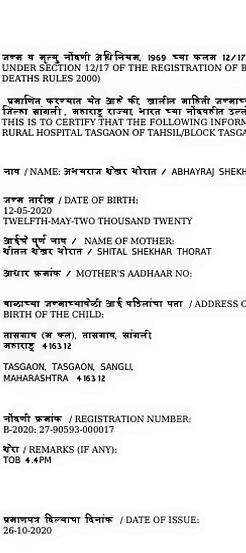
#> input picture backend/restored_qr_photo_512x512.jpg, 246 x 553 px
$ python -i test_card_isolation.py   (imports and definitions only)
#> lines starting #> are read from the running program, lines starting #| are printed output that depends on the picture; after the words box and inside, x2 and y2 are one past the last pixel; in counts of white or black regions, pixels touching at a corner belong together
import numpy as np
import cv2

def isolate_card_boundary(img_np: np.ndarray) -> np.ndarray:
    if img_np is None or img_np.size == 0:
        return img_np

    h, w = img_np.shape[:2]
    if h < 120 or w < 120:
        return img_np

    total_area = w * h

    try:
        gray = cv2.cvtColor(img_np, cv2.COLOR_BGR2GRAY) if len(img_np.shape) == 3 else img_np
        blurred = cv2.GaussianBlur(gray, (5, 5), 0)

        edged = cv2.Canny(blurred, 35, 125)
        kernel = cv2.getStructuringElement(cv2.MORPH_RECT, (7, 7))
        closed = cv2.morphologyEx(edged, cv2.MORPH_CLOSE, kernel)

        contours, _ = cv2.findContours(closed, cv2.RETR_EXTERNAL, cv2.CHAIN_APPROX_SIMPLE)
        if not contours:
            return img_np

        sorted_cnts = sorted(contours, key=cv2.contourArea, reverse=True)

        for cnt in sorted_cnts[:5]:
            area = cv2.contourArea(cnt)
            if area < 0.12 * total_area:
                break
            if area > 0.98 * total_area:
                return img_np

            peri = cv2.arcLength(cnt, True)
            approx = cv2.approxPolyDP(cnt, 0.03 * peri, True)

            if len(approx) == 4 and cv2.isContourConvex(approx):
                pts = approx.reshape(4, 2)
                s = pts.sum(axis=1)
                diff = np.diff(pts, axis=1)
                tl = pts[np.argmin(s)]
                br = pts[np.argmax(s)]
                tr = pts[np.argmin(diff)]
                bl = pts[np.argmax(diff)]

                ordered_pts = np.array([tl, tr, br, bl], dtype="float32")

                width_a = np.linalg.norm(br - bl)
                width_b = np.linalg.norm(tr - tl)
                max_w = max(int(width_a), int(width_b))

                height_a = np.linalg.norm(tr - br)
                height_b = np.linalg.norm(tl - bl)
                max_h = max(int(height_a), int(height_b))

                if max_w > 100 and max_h > 100:
                    aspect = max_w / float(max_h)
                    if (1.15 <= aspect <= 2.3) or (0.45 <= aspect <= 0.85):
                        dst = np.array([
                            [0, 0],
                            [max_w - 1, 0],
                            [max_w - 1, max_h - 1],
                            [0, max_h - 1]
                        ], dtype="float32")
                        M = cv2.getPerspectiveTransform(ordered_pts, dst)
                        warped = cv2.warpPerspective(img_np, M, (max_w, max_h))
                        if warped is not None and warped.size > 0:
                            print(f"[CARD ISOLATION] Extracted 4-point perspective card crop ({max_w}x{max_h}), aspect: {aspect:.2f}")
                            return warped

            bx, by, bw, bh = cv2.boundingRect(cnt)
            b_area = bw * bh
            if 0.15 * total_area <= b_area <= 0.98 * total_area:
                b_aspect = bw / float(bh)
                if (1.15 <= b_aspect <= 2.3) or (0.45 <= b_aspect <= 0.85):
                    pad_x = int(bw * 0.015)
                    pad_y = int(bh * 0.015)
                    x1 = max(0, bx - pad_x)
                    y1 = max(0, by - pad_y)
                    x2 = min(w, bx + bw + pad_x)
                    y2 = min(h, by + bh + pad_y)
                    cropped = img_np[y1:y2, x1:x2]
                    if cropped is not None and cropped.size > 0:
                        print(f"[CARD ISOLATION] Extracted bounding rect card crop ({x2-x1}x{y2-y1}), aspect: {b_aspect:.2f}")
                        return cropped

    except Exception as e:
        print(f"[CARD ISOLATION] Warning during boundary isolation: {e}")

    return img_np

# Test 1: Full-frame card (no background)
full_img = np.ones((400, 650, 3), dtype=np.uint8) * 240
# [1 line not run here, left out]
res1 = isolate_card_boundary(full_img)
# [1 line not run here, left out]

# Test 2: Card on messy background (table / bedsheet)
bg_img = np.ones((800, 1000, 3), dtype=np.uint8) * 50 # dark desk
# Place card in the middle
# [2 lines not run here, left out]
res2 = isolate_card_boundary(bg_img)
# [4 lines not run here, left out]

>>> import cv2
>>> picture = cv2.imread('restored_qr_photo_512x512.jpg')
#> picture is the input picture: shape (553, 246, 3); min 0, max 255, mean 232.9
>>> result = isolate_card_boundary(picture)
#> in isolate_card_boundary (call 3), `blurred = cv2.GaussianBlur(gray, (5, 5), 0)`:
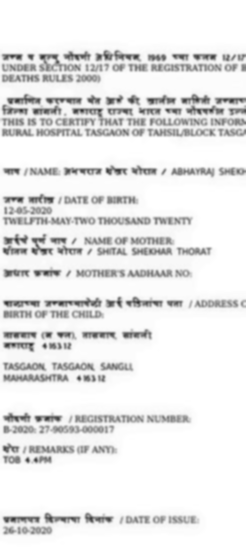
#> blurred: shape (553, 246); min 51, max 255, mean 232.9
#> in isolate_card_boundary (call 3), `edged = cv2.Canny(blurred, 35, 125)`:
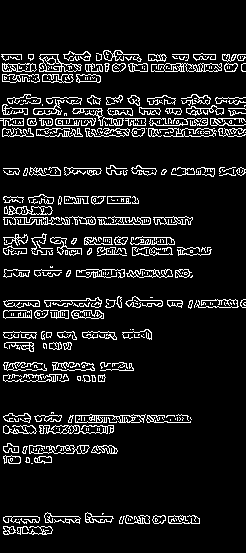
#> edged: shape (553, 246); 9.8% white in thin lines or dots, all inside (x1, y1, x2, y2) = (0, 50, 246, 535)
#> in isolate_card_boundary (call 3), `closed = cv2.morphologyEx(edged, cv2.MORPH_CLOSE, kernel)`:
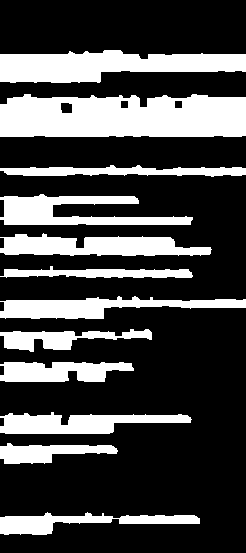
#> closed: shape (553, 246); 27.8% white; 12 white regions
#> in isolate_card_boundary (call 3), `contours, _ = cv2.findContours(closed, cv2.RETR_EXTERNAL, cv2.CHAIN_AP..`: contours = 12 contours; largest, box (x1, y1, x2, y2) and area: (0, 94, 246, 137) 9399, (0, 50, 246, 83) 5243, (0, 233, 212, 256) 3095, (0, 194, 193, 225) 2925, (0, 296, 246, 319) 2771
#> in isolate_card_boundary (call 3), `sorted_cnts = sorted(contours, key=cv2.contourArea, reverse=True)`: sorted_cnts has the same summary as contours
#> the loop in isolate_card_boundary (call 3), `for cnt in sorted_cnts[:5]:` made 1 pass
#> area on pass 1: 9399
